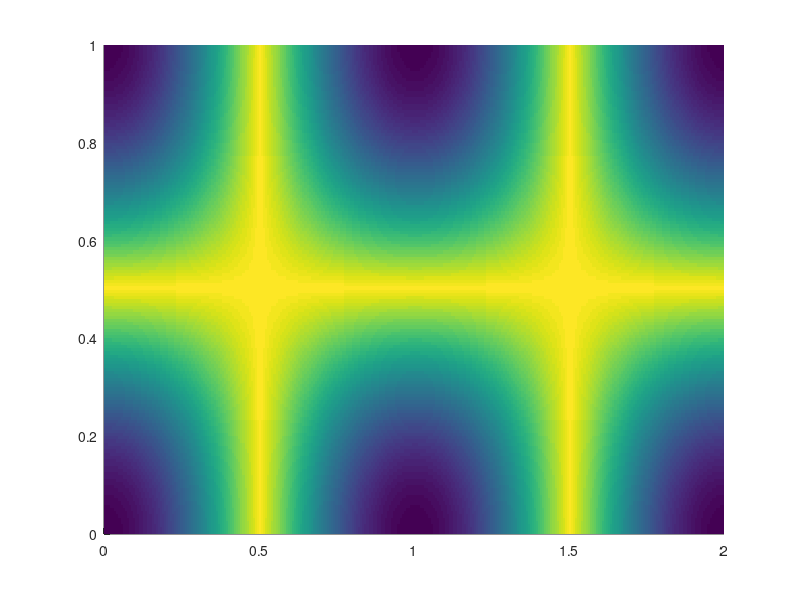

This chart was generated by the following MATLAB code:
close all
clear all
clc
t=0
x=linspace(0,2,301)
dx=x(2)-x(1);
y=linspace(0,1,151)
dy=y(2)-y(1);
[x,y]=meshgrid(x,y)
A = 0.1;
w = 0.2.*pi;
e = 0.25;
a = e.*sin(w.*t);
b = 1-2.*e.*sin(w.*t);
f = a.*x.^2+b.*x;
dfdx = 2.*a.*x+b;    
u =-pi.*A.*sin(pi.*f).*cos(y.*pi);    
v = pi.*A.*cos(pi.*f).*sin(y.*pi).*dfdx;

[dudx,dudy] = gradient(u,dx,dy);
[dvdx,dvdy] = gradient(v,dx,dy);

for i = 1:151
    i
    for j=1:301
        %utemp =[u(i,j);v(i,j);w(i,j)];
        gradU = [dudx(i,j),dudy(i,j);dvdx(i,j),dvdy(i,j)];
        S = 0.5*(gradU + gradU');
        %s1(i,j) = min(eig(S));

        %s3(i,j) = max(eig(S));
        [V,D] = eig(S);
        if ~issorted(diag(D))
            [D,I] = sort(diag(D));
            V = V(:, I);
        end
        s1(i,j) = D(1,1);
        X1(i,j,:) = V(:,1);
        sn(i,j) = D(end,end);
        Xn(i,j,:) = V(:,end);
        %s1(i,j) = median(eig(S));
    end
end

surface(x,y,s1,'edgecolor','none')
